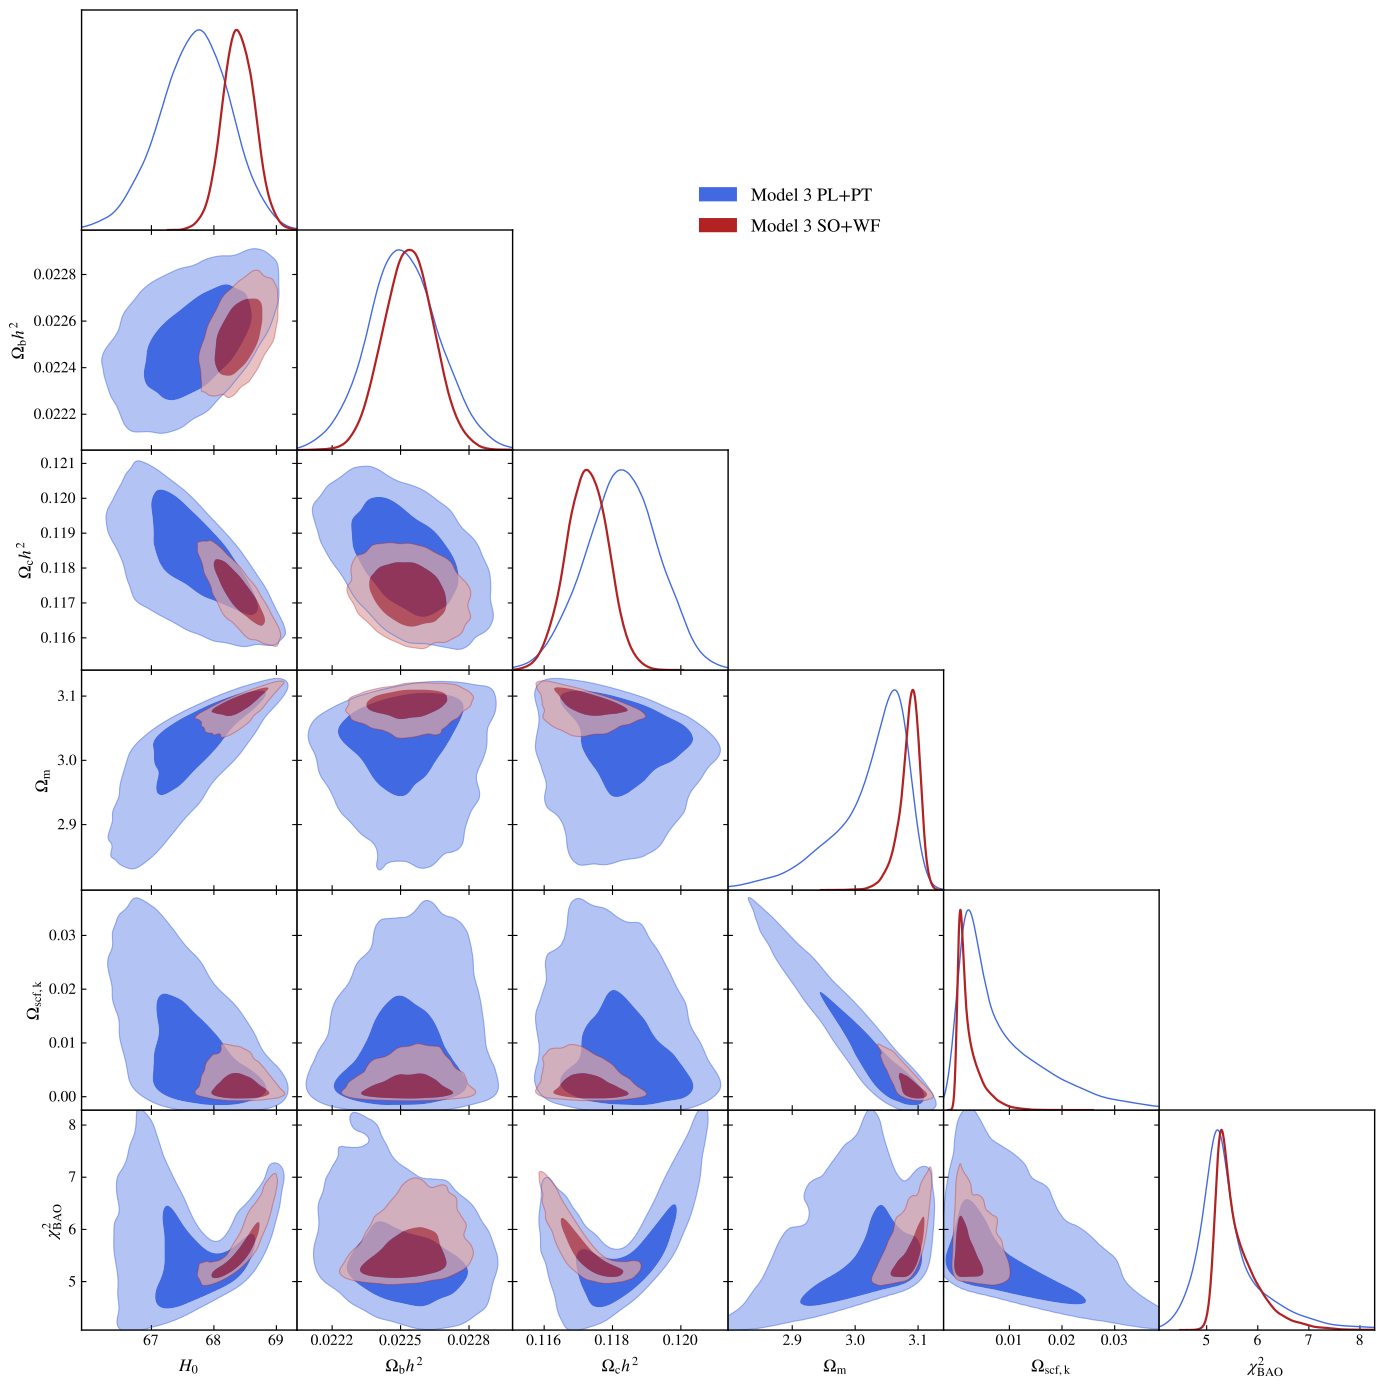

This figure's Python source:
import getdist.plots as gplot
from getdist import MCSamples
from getdist import loadMCSamples
import os
import matplotlib
import subprocess
import matplotlib.pyplot as plt
import numpy as np

# GENERAL PLOT OPTIONS
matplotlib.rcParams['mathtext.fontset'] = 'stix'
matplotlib.rcParams['font.family'] = 'STIXGeneral'
matplotlib.rcParams['mathtext.rm'] = 'Bitstream Vera Sans'
matplotlib.rcParams['mathtext.it'] = 'Bitstream Vera Sans:italic'
matplotlib.rcParams['mathtext.bf'] = 'Bitstream Vera Sans:bold'
matplotlib.rcParams['xtick.bottom'] = True
matplotlib.rcParams['xtick.top'] = False
matplotlib.rcParams['ytick.right'] = False
matplotlib.rcParams['axes.edgecolor'] = 'black'
matplotlib.rcParams['axes.linewidth'] = '1.0'
matplotlib.rcParams['axes.labelsize'] = 'medium'
matplotlib.rcParams['axes.grid'] = True
matplotlib.rcParams['grid.linewidth'] = '0.0'
matplotlib.rcParams['grid.alpha'] = '0.18'
matplotlib.rcParams['grid.color'] = 'lightgray'
matplotlib.rcParams['legend.labelspacing'] = 0.77
matplotlib.rcParams['savefig.bbox'] = 'tight'
matplotlib.rcParams['savefig.format'] = 'pdf'

# ADDING NEFF AS DERIVED PARAMETER
parameter = [u'H0',u'omegabh2',u'omegach2',u'Omega_m',u'Omega0_scf_ke',u'chi2bao']
chaindir=r'.'

root_chains = ('EXAMPLE_MCMC13','EXAMPLE_MCMC18')


analysissettings={'smooth_scale_1D':0.15,'smooth_scale_2D':0.15,
'ignore_rows': u'0.5', 'range_confidence' : u'0.015'}

analysissettings2={'smooth_scale_1D':0.25,'smooth_scale_2D':0.25,
'ignore_rows': u'0.0', 'range_confidence' : u'0.015'}

samples=loadMCSamples('./' + root_chains[0], settings=analysissettings)
samples.deleteZeros()
samples.thin(factor = int(len(samples.weights)/20000))
p = samples.getParams()
samples.saveAsText('.VM_P2V4_TMP1')
samples=loadMCSamples('./' + '.VM_P2V4_TMP1',settings=analysissettings2)
samples.addDerived(p.chi2__planck_2018_lowl.TT + 
  p.chi2__planck_2018_lowl.EE + p.chi2__planck_2018_highl_plik.TTTEEE, 
  name='chi2CMB',label='{\\chi^2_{\\mathrm{CMB}}}')
samples.addDerived(p.chi2__sn.pantheon, 
  name='chi2sn',label='{\\chi^2_{\\mathrm{SN}}}')
samples.addDerived(p.chi2__bao.sdss_dr12_consensus_bao + p.chi2__bao.sdss_dr7_mgs, 
  name='chi2bao',label='{\\chi^2_{\\mathrm{BAO}}}')
samples.saveAsText('.VM_P2V4_TMP1')

# ------------------------------------------------------------------------------------------
# ------------------------------------------------------------------------------------------
# ------------------------------------------------------------------------------------------

samples=loadMCSamples('./' + root_chains[1], settings=analysissettings)
samples.deleteZeros()
samples.thin(factor = int(len(samples.weights)/20000))
p = samples.getParams()
samples.saveAsText('.VM_P2V4_TMP2')
samples=loadMCSamples('./' + '.VM_P2V4_TMP2',settings=analysissettings2)
#samples.addDerived(p.chi2__planck_2018_lowl.TT + 
#  p.chi2__planck_2018_lowl.EE + p.chi2__planck_2018_highl_plik.TTTEEE, 
#  name='chi2CMB',label='{\\chi^2_{\\mathrm{CMB}}}')
#samples.addDerived(p.chi2__sn.pantheon, 
#  name='chi2sn',label='{\\chi^2_{\\mathrm{SN}}}')
samples.addDerived(p.chi2__bao.sdss_dr12_consensus_bao + p.chi2__bao.sdss_dr7_mgs, 
  name='chi2bao',label='{\\chi^2_{\\mathrm{BAO}}}')
samples.saveAsText('.VM_P2V4_TMP2')


#GET DIST PLOT SETUP
g=gplot.getSubplotPlotter(chain_dir=chaindir,
analysis_settings=analysissettings2,width_inch=14.0)
g.settings.lw_contour = 1.2
g.settings.legend_rect_border = False
g.settings.figure_legend_frame = False
g.settings.axes_fontsize = 13.5
g.settings.legend_fontsize = 15.5
g.settings.alpha_filled_add = 0.7
g.settings.lab_fontsize=15
g.legend_labels=False

param_3d = None
g.triangle_plot(['.VM_P2V4_TMP1', '.VM_P2V4_TMP2'],parameter,
plot_3d_with_param=param_3d,line_args=[
{'lw': 1.0,'ls': 'solid', 'color':'royalblue'},
{'lw': 1.6,'ls': 'solid', 'color':'firebrick'}],
contour_colors=['royalblue','firebrick'],
filled=True,shaded=False,
legend_labels=['Model 3 PL+PT','Model 3 SO+WF'],legend_loc=(0.5,0.825),
imax_shaded=0)
g.export()
